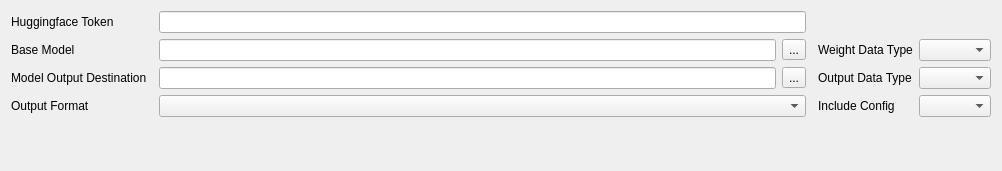
<?xml version="1.0" encoding="UTF-8"?>
<ui version="4.0">
 <class>Form</class>
 <widget class="QWidget" name="Form">
  <property name="geometry">
   <rect>
    <x>0</x>
    <y>0</y>
    <width>1002</width>
    <height>171</height>
   </rect>
  </property>
  <property name="windowTitle">
   <string>Form</string>
  </property>
  <layout class="QGridLayout" name="gridLayout">
   <item row="0" column="2" colspan="2">
    <widget class="QLineEdit" name="huggingfaceLed"/>
   </item>
   <item row="4" column="3">
    <widget class="QToolButton" name="modelOutputBtn">
     <property name="text">
      <string>...</string>
     </property>
    </widget>
   </item>
   <item row="4" column="0">
    <widget class="QLabel" name="label_5">
     <property name="text">
      <string>Model Output Destination</string>
     </property>
     <property name="buddy">
      <cstring>modelOutputLed</cstring>
     </property>
    </widget>
   </item>
   <item row="6" column="2">
    <spacer name="verticalSpacer">
     <property name="orientation">
      <enum>Qt::Orientation::Vertical</enum>
     </property>
     <property name="sizeHint" stdset="0">
      <size>
       <width>20</width>
       <height>40</height>
      </size>
     </property>
    </spacer>
   </item>
   <item row="1" column="0">
    <widget class="QLabel" name="label_2">
     <property name="text">
      <string>Base Model</string>
     </property>
     <property name="buddy">
      <cstring>baseModelLed</cstring>
     </property>
    </widget>
   </item>
   <item row="4" column="5">
    <widget class="QLabel" name="label_10">
     <property name="text">
      <string>Output Data Type</string>
     </property>
     <property name="buddy">
      <cstring>outputDtypeCmb</cstring>
     </property>
    </widget>
   </item>
   <item row="0" column="0">
    <widget class="QLabel" name="label">
     <property name="text">
      <string>Huggingface Token</string>
     </property>
     <property name="buddy">
      <cstring>huggingfaceLed</cstring>
     </property>
    </widget>
   </item>
   <item row="1" column="5">
    <widget class="QLabel" name="label_11">
     <property name="text">
      <string>Weight Data Type</string>
     </property>
     <property name="buddy">
      <cstring>weightDTypeCmb</cstring>
     </property>
    </widget>
   </item>
   <item row="5" column="2" colspan="2">
    <widget class="QComboBox" name="outputFormatCmb"/>
   </item>
   <item row="5" column="0">
    <widget class="QLabel" name="label_6">
     <property name="text">
      <string>Output Format</string>
     </property>
     <property name="buddy">
      <cstring>outputFormatCmb</cstring>
     </property>
    </widget>
   </item>
   <item row="3" column="0" colspan="7">
    <layout class="QGridLayout" name="dynamicElementsLay"/>
   </item>
   <item row="1" column="6">
    <widget class="QComboBox" name="weightDTypeCmb"/>
   </item>
   <item row="4" column="2">
    <widget class="QLineEdit" name="modelOutputLed"/>
   </item>
   <item row="1" column="3">
    <widget class="QToolButton" name="baseModelBtn">
     <property name="text">
      <string>...</string>
     </property>
    </widget>
   </item>
   <item row="1" column="2">
    <widget class="QLineEdit" name="baseModelLed"/>
   </item>
   <item row="4" column="6">
    <widget class="QComboBox" name="outputDtypeCmb"/>
   </item>
   <item row="5" column="5">
    <widget class="QLabel" name="label_3">
     <property name="text">
      <string>Include Config</string>
     </property>
     <property name="buddy">
      <cstring>configCmb</cstring>
     </property>
    </widget>
   </item>
   <item row="5" column="6">
    <widget class="QComboBox" name="configCmb"/>
   </item>
  </layout>
 </widget>
 <tabstops>
  <tabstop>huggingfaceLed</tabstop>
  <tabstop>baseModelLed</tabstop>
  <tabstop>baseModelBtn</tabstop>
  <tabstop>weightDTypeCmb</tabstop>
  <tabstop>modelOutputLed</tabstop>
  <tabstop>modelOutputBtn</tabstop>
  <tabstop>outputDtypeCmb</tabstop>
  <tabstop>outputFormatCmb</tabstop>
  <tabstop>configCmb</tabstop>
 </tabstops>
 <resources/>
 <connections/>
</ui>
